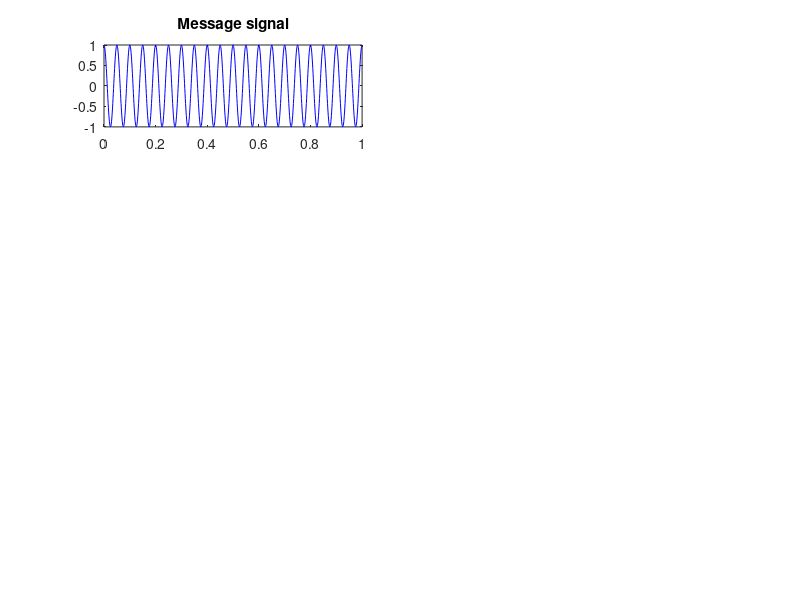

Here is the MATLAB script that generated this plot: (Note: this script raises an error after producing the figure.)
% This document was made based on online resources.
clear all
clc

A1 = 1;
fm1 = 20; %Hz
Fs = 1000; %Hz 
Ts = 1/Fs;
t = 0:Ts:(1-Ts);
m_t = A1*cos(2*pi*fm1*t); 
figure(1);
subplot(4,2,1);
plot(t,m_t, 'b-');
title('Message signal');

[FT_spec,freq_axis] = centeredFFT(m_t,Fs);
subplot(4,2,2)
stem(freq_axis, abs(FT_spec));
title('Spectrum of the message signal');
axis([-(fm1+5) (fm1+5) 0 1]);

%Carrier signal
Ac = 1;
fc = 150; %Hz
Tc = 1/fc;
x_c = Ac*cos(2*pi*fc*t);
subplot(4,2,3);
plot(t, x_c, 'b-');
title('Carrier signal');

[FT_spec,freq_axis] = centeredFFT(x_c,Fs);
subplot(4,2,4)
stem(freq_axis, abs(FT_spec));
axis([-(fc+5) (fc+5) 0 1])
title('Spectrum of the carrier')

%DSB-SC Modulation
x_DSB = m_t.*x_c;
subplot(4,2,5);
plot(t,x_DSB);
title ('DSB-SC Modulated signal')

[FT_spec,freq_axis] = centeredFFT(x_DSB,Fs);
subplot(4,2,6)
stem(freq_axis, abs(FT_spec));
axis([-(fc+fm1+5) +(fc+fm1+5) 0 0.3])
title ('Spectrum of the DSB-SC signal')

% DSB Demodulation
phi_0 = 0.3*pi;
x_c1  = Ac*cos(2*pi*fc*t+phi_0);
x_demod_temp = x_DSB.*x_c1*2;
win_length = 10;
f_cut = fm1+10 ; %Cut-off frquency
LPF_ed = myLPF(f_cut, Fs, x_demod_temp, win_length);
subplot(4,2,7);
plot(t, LPF_ed, 'r-'); %There is a non-ideal part (time-shift, etc) caused by digital filtering
axis([0 1 -A1 A1])
title('Demodulated signal (recovering m(t))');